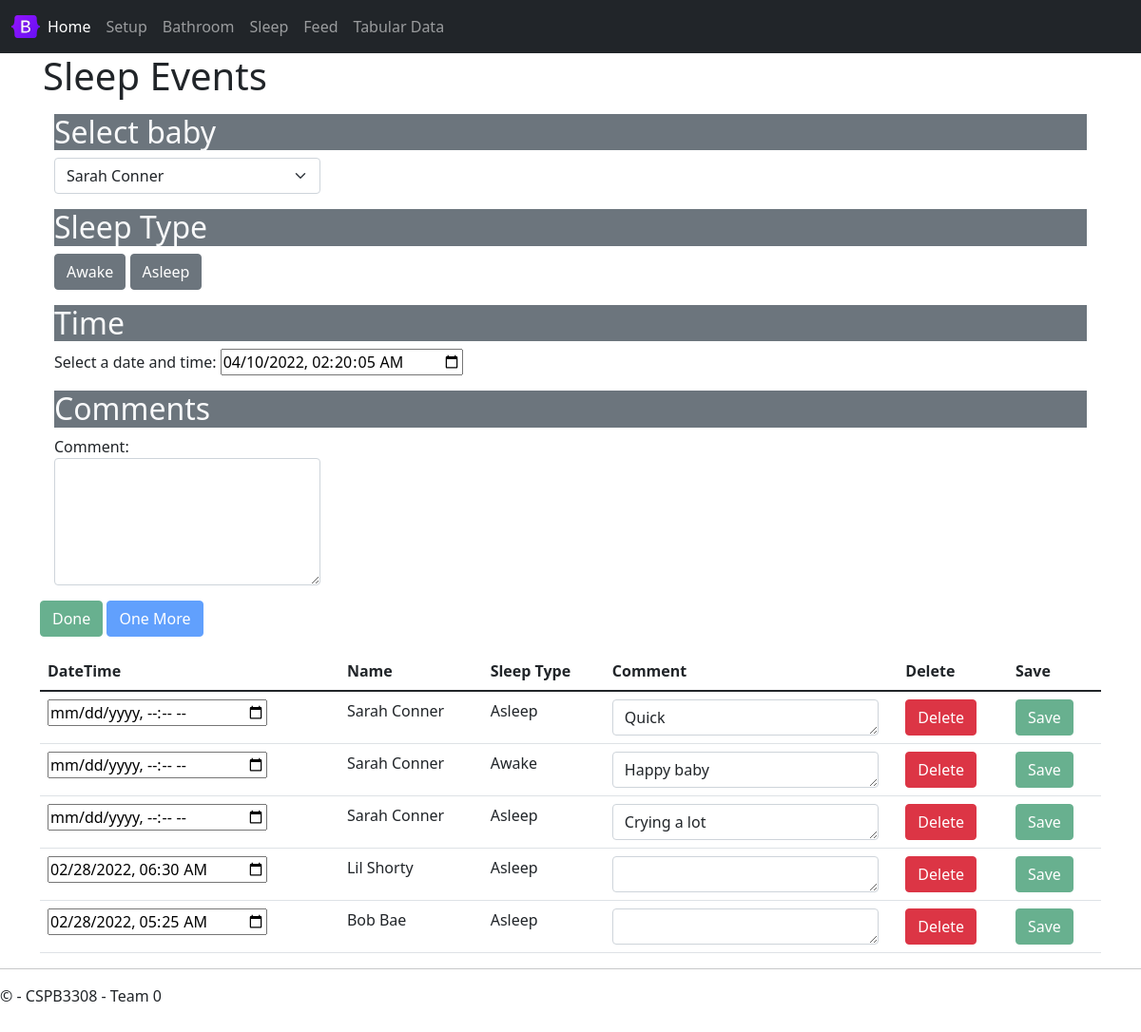
/sleep, run on an earlier commit of the app's database.
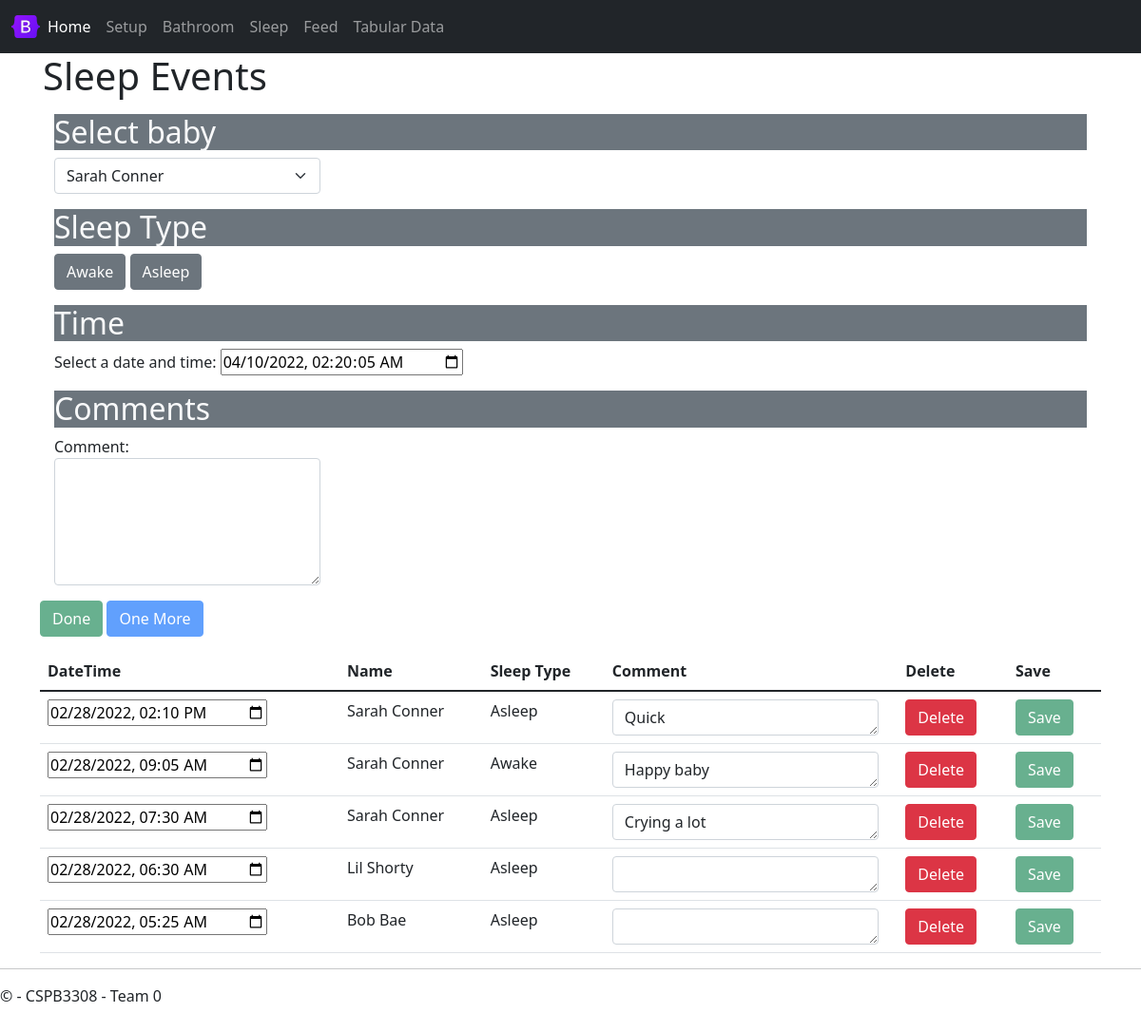
And on a later commit of the database.
### tables this page shows
CREATE TABLE sleep (
sleepEventID INTEGER PRIMARY KEY AUTOINCREMENT,
eventType TEXT DEFAULT "Sleep" NOT NULL,
babyID INTEGER NOT NULL,
sleepType INTEGER NOT NULL,
sleepDateTime TEXT NOT NULL, -- YYYY-MM-DD HH:MM
sleepComment TEXT,
FOREIGN KEY (babyID)
    REFERENCES babies (babyID),
FOREIGN KEY (sleepType)
    REFERENCES sleepType (sleepTypeID)
);

CREATE TABLE sleepType (
sleepTypeID INTEGER PRIMARY KEY AUTOINCREMENT,
sleepTypeName TEXT NOT NULL
);

### source/views.py (the view)
@app.route('/sleep',methods = ['POST', 'GET'])
def sleep():
    if request.method == 'POST':
        result = request.data
        sleep_event = json.loads(result) # creates python dictionary
        if sleep_event['sleepEvent']['deleteFlag'] == True:
            delete_rows('sleep', sleep_event['sleepEvent']['eventId'])
        else:
            sleep_sql_ins(sleep_event['sleepEvent'])             #insert into database
        return  jsonify(""), 200
    else:
        return render_template(
            'sleep.html',
            babies = get_babies(),
            lastBaby = get_last_baby_sleep(),
            recentEvents = sleep_recent_events()
        )

### source/sql_functions.py (called while the page is built)
def get_babies(db_path = "./sqlite3/baby.db"):
    conn = sqlite3.connect(db_path)       #connect to database
    cur = conn.cursor()
    cur.execute("PRAGMA foreign_keys = ON")
    cur.execute("SELECT * FROM babies")
    baby_lst = cur.fetchall()
    conn.close()
    return baby_lst

def get_last_baby_sleep(db_path = "./sqlite3/baby.db"):
    conn = sqlite3.connect(db_path)       #connect to database
    cur = conn.cursor()
    cur.execute("PRAGMA foreign_keys = ON")
    cur.execute("SELECT babyID FROM sleep ORDER BY sleepDateTime DESC LIMIT 1;")
    baby_lst = cur.fetchone()
    babyid = baby_lst[0] #take first tuple
    conn.close()
    return babyid

### source/templates/sleep.html (shortened to what this page needs)
{% extends "layout.html" %}
{% block content %}
<div class="jumbotron">
    <h1>Sleep Events</h1>
</div>
<div class="container mt-3">
    <h2 class="text-light bg-secondary">Select baby</h2>
    <div class="d-flex flex-row">
        <select class="form-select me-3" id="selectBaby" onChange="sleepSelectBaby(this.value)">
            {% for baby in babies %}
                <option value="{{ baby[0] }}">{{ baby[3] }} {{ baby[4] }}</option>
            {% endfor %}
        </select>
    </div>
</div>
<div class="container mt-3">
    <h2 class="text-light bg-secondary">Sleep Type</h2>
    <button type="button" id="btnAwake" class="btn btn-secondary" onclick="sleepUpdateSleepType(1)">Awake</button>
    <button type="button" id="btnAsleep" class="btn btn-secondary" onclick="sleepUpdateSleepType(2)">Asleep</button>
</div>
<div class="container mt-3">
    <h2 class="text-light bg-secondary">Time</h2>
    <div class="form-group">
        <label for="inputDateTime">Select a date and time:</label>
        <input type="datetime-local" id="inputDateTime" onChange="sleepUpdateDateTime(this.value)" />
    </div>
</div>
<div class="container mt-3">
    <h2 class="text-light bg-secondary">Comments</h2>
    <div class="form-group">
        <label for="comment">Comment:</label>
        <textarea class="form-control" rows="5" id="textComment" onChange="sleepUpdateComment(this.value)"></textarea>
    </div>
</div>
</div>
<div class="container mt-3">
    <button type="button" id="btnDone" class="btn btn-success" onClick='sleepAddSleepEvent(true)' disabled>Done</button>
    <button type="button" id="btnOneMore" class="btn btn-primary" onClick='sleepAddSleepEvent(false)' disabled>One More</button>
</div>
<div class="container mt-3">
    <table class="table">
        <thead>
          <tr>
            <th scope="col">DateTime</th>
            <th scope="col">Name</th>
            <th scope="col">Sleep Type</th>
            <th scope="col">Comment</th>
            <th scope="col">Delete</th>
            <th scope="col">Save</th>
          </tr>
        </thead>
        <tbody>
            {% set currEvent = 0 %}
            {% for event in recentEvents %}
                {% set currEvent = event %}
                <tr>
                    <td><input type="datetime-local" value="{{ event[2] }}"/></td>
                    <td>{{ event[1] }}</td>
                    <td>{{ event[3] }}</td>
                    <td><textarea class="form-control" rows="1">{{ event[4] }}</textarea></td>
                    <td><button type="button" class="btn btn-danger" onClick="sleepDeleteSleepEvent({{ event[0]|safe }})">Delete</button></td>
                    <td><button type="button" class="btn btn-success" disabled onClick="sleepSaveSleepEvent({{ event|safe }})">Save</button></td>
                </tr>
            {% endfor %}
        </tbody>
      </table>
</div>
{% endblock %}

What changed in the data, as far as the page shows it:
changed sleep "Quick": sleepDateTime (not shown) → "02/28/2022 14:10"
changed sleep "Happy baby": sleepDateTime (not shown) → "02/28/2022 09:05"
changed sleep "Crying a lot": sleepDateTime (not shown) → "02/28/2022 07:30"
